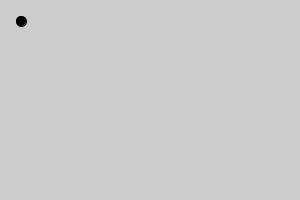
Frame 1 (no input)
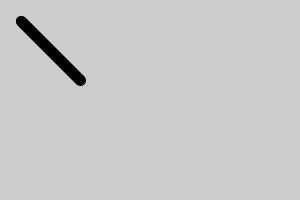
Frame 60 (the mouse pressed at the canvas centre just before this capture)
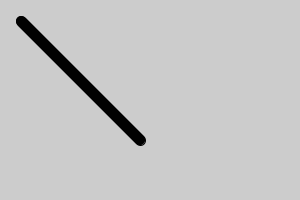
Frame 120 (the mouse held since frame 60 and released just before this capture)

The Processing sketch that drew these frames (run headless with seeded random() and noise(); from frame 60 on, the mouse is pressed at the canvas centre):

// Processing sketch: processing_106681
// ── processing_106681.pde

int x = 20;
int y = 20;
int a = 1;
int b = 1;

void setup(){
    size(300,200);
    println("setup");
}

void draw(){

    x = x + a;
    y = y + b;
    fill(0,0,0);
    ellipse(x,y,10,10);
}
